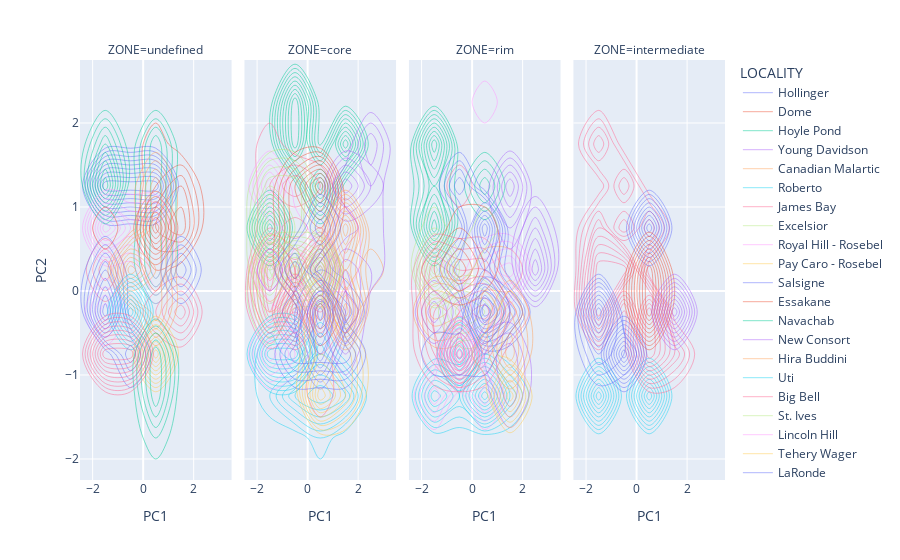

Notebook code cell kept with this figure:
### Code cell
fig = px.density_contour(pc_aggregated, x='PC1', y='PC2', color='LOCALITY', facet_col='ZONE', facet_col_wrap=4)
fig.show()
# mainly overlapping contours, or a small difference of core vs rim samples in terms of higher PC2 for core samples? 
# by clicking on each item of the legend, it is possible to show / hide contours from different localities

### Figure 1 — Plotly figure (JSON) as saved in the notebook; plotly's stock layout.template omitted (floating-point values rounded to 4 significant figures)
{"data": [{"contours": {"coloring": "none"}, "hovertemplate": "LOCALITY=Hollinger<br>ZONE=undefined<br>PC1=%{x}<br>PC2=%{y}<br>count=%{z}<extra></extra>", "legendgroup": "Hollinger", "line": {"color": "#636efa"}, "name": "Hollinger", "showlegend": true, "type": "histogram2dcontour", "x": [-0.1241, -1.353, 0.3634], "xaxis": "x", "xbingroup": "x", "y": [1.293, 1.419, 1.04], "yaxis": "y", "ybingroup": "y"}, {"contours": {"coloring": "none"}, "hovertemplate": "LOCALITY=Dome<br>ZONE=undefined<br>PC1=%{x}<br>PC2=%{y}<br>count=%{z}<extra></extra>", "legendgroup": "Dome", "line": {"color": "#EF553B"}, "name": "Dome", "showlegend": true, "type": "histogram2dcontour", "x": [1.206, 1.659, 1.939, 1.742, 0.5145, 0.7267, 0.7709, 0.03891, 1.001, 0.5052], "xaxis": "x", "xbingroup": "x", "y": [1.354, 0.9595, 0.8795, 1.095, 0.969, 1.572, 0.4027, 1.18, 0.799, 0.5313], "yaxis": "y", "ybingroup": "y"}, {"contours": {"coloring": "none"}, "hovertemplate": "LOCALITY=Hoyle Pond<br>ZONE=undefined<br>PC1=%{x}<br>PC2=%{y}<br>count=%{z}<extra></extra>", "legendgroup": "Hoyle Pond", "line": {"color": "#00cc96"}, "name": "Hoyle Pond", "showlegend": true, "type": "histogram2dcontour", "x": [0.1374, -1.396, -1.431, 0.6277, 0.674, 0.7861, -1.383], "xaxis": "x", "xbingroup": "x", "y": [1.41, 1.032, 1.388, 0.7811, 1.585, 0.4162, 1.776], "yaxis": "y", "ybingroup": "y"}, {"contours": {"coloring": "none"}, "hovertemplate": "LOCALITY=Hoyle Pond<br>ZONE=core<br>PC1=%{x}<br>PC2=%{y}<br>count=%{z}<extra></extra>", "legendgroup": "Hoyle Pond", "line": {"color": "#00cc96"}, "name": "Hoyle Pond", "showlegend": false, "type": "histogram2dcontour", "x": [-1.359, 0.5177, 1.286, -0.3062, -0.5283], "xaxis": "x2", "xbingroup": "x", "y": [0.7952, 1.485, 1.781, 1.994, 2.236], "yaxis": "y2", "ybingroup": "y"}, {"contours": {"coloring": "none"}, "hovertemplate": "LOCALITY=Hoyle Pond<br>ZONE=rim<br>PC1=%{x}<br>PC2=%{y}<br>count=%{z}<extra></extra>", "legendgroup": "Hoyle Pond", "line": {"color": "#00cc96"}, "name": "Hoyle Pond", "showlegend": false, "type": "histogram2dcontour", "x": [-1.453, -1.347, -1.343, 0.09926, -1.436, -1.43], "xaxis": "x3", "xbingroup": "x", "y": [0.8766, 0.8532, 1.518, 1.2, 1.185, 1.774], "yaxis": "y3", "ybingroup": "y"}, {"contours": {"coloring": "none"}, "hovertemplate": "LOCALITY=Young Davidson<br>ZONE=core<br>PC1=%{x}<br>PC2=%{y}<br>count=%{z}<extra></extra>", "legendgroup": "Young Davidson", "line": {"color": "#ab63fa"}, "name": "Young Davidson", "showlegend": true, "type": "histogram2dcontour", "x": [1.41, 1.221, 2.057, 1.297], "xaxis": "x2", "xbingroup": "x", "y": [1.137, 1.214, 1.07, 1.206], "yaxis": "y2", "ybingroup": "y"}, {"contours": {"coloring": "none"}, "hovertemplate": "LOCALITY=Young Davidson<br>ZONE=rim<br>PC1=%{x}<br>PC2=%{y}<br>count=%{z}<extra></extra>", "legendgroup": "Young Davidson", "line": {"color": "#ab63fa"}, "name": "Young Davidson", "showlegend": false, "type": "histogram2dcontour", "x": [1.848, 1.394, 1.467, 1.858], "xaxis": "x3", "xbingroup": "x", "y": [1.011, 1.229, 0.9936, 1.239], "yaxis": "y3", "ybingroup": "y"}, {"contours": {"coloring": "none"}, "hovertemplate": "LOCALITY=Canadian Malartic<br>ZONE=core<br>PC1=%{x}<br>PC2=%{y}<br>count=%{z}<extra></extra>", "legendgroup": "Canadian Malartic", "line": {"color": "#FFA15A"}, "name": "Canadian Malartic", "showlegend": true, "type": "histogram2dcontour", "x": [-1.47, -1.623, -0.4396, -1.218, -1.464, 1.519, 2.226], "xaxis": "x2", "xbingroup": "x", "y": [0.4701, 0.1471, 0.1477, 0.1686, -0.4117, -0.2692, 0.4526], "yaxis": "y2", "ybingroup": "y"}, {"contours": {"coloring": "none"}, "hovertemplate": "LOCALITY=Canadian Malartic<br>ZONE=rim<br>PC1=%{x}<br>PC2=%{y}<br>count=%{z}<extra></extra>", "legendgroup": "Canadian Malartic", "line": {"color": "#FFA15A"}, "name": "Canadian Malartic", "showlegend": false, "type": "histogram2dcontour", "x": [-0.8531, -1.542, -1.551, -1.515, -0.04607, 1.509, 0.759], "xaxis": "x3", "xbingroup": "x", "y": [-0.3871, -0.2427, -0.2656, -0.1835, -0.1942, 0.2185, 0.3084], "yaxis": "y3", "ybingroup": "y"}, {"contours": {"coloring": "none"}, "hovertemplate": "LOCALITY=Roberto<br>ZONE=core<br>PC1=%{x}<br>PC2=%{y}<br>count=%{z}<extra></extra>", "legendgroup": "Roberto", "line": {"color": "#19d3f3"}, "name": "Roberto", "showlegend": true, "type": "histogram2dcontour", "x": [-1.579, 0.5533, 0.2565, 1.095, 0.628, 1.188, 1.242, 0.7805, 0.5952, 0.1688, 0.9937, -0.7094, -0.6603, -0.3085, -1.694], "xaxis": "x2", "xbingroup": "x", "y": [-0.5964, -0.8028, -0.6511, -1.305, -1.085, -1.178, -1.171, -1.261, -1.039, -1.441, -1.652, -1.342, -1.245, -1.115, -1.163], "yaxis": "y2", "ybingroup": "y"}, {"contours": {"coloring": "none"}, "hovertemplate": "LOCALITY=Roberto<br>ZONE=rim<br>PC1=%{x}<br>PC2=%{y}<br>count=%{z}<extra></extra>", "legendgroup": "Roberto", "line": {"color": "#19d3f3"}, "name": "Roberto", "showlegend": false, "type": "histogram2dcontour", "x": [1.407, 0.6596, 0.5133, -0.3531, 0.7355, 0.8371, 1.041, 0.9776, 0.9973, 0.6857, -1.72, -1.648, -1.742, -0.1837, -1.723], "xaxis": "x3", "xbingroup": "x", "y": [-1.051, -1.049, -1.005, -1.089, -0.9679, -1.326, -1.152, -1.274, -1.256, -1.362, -1.366, -1.002, -1.209, -1.324, -1.114], "yaxis": "y3", "ybingroup": "y"}, {"contours": {"coloring": "none"}, "hovertemplate": "LOCALITY=Roberto<br>ZONE=intermediate<br>PC1=%{x}<br>PC2=%{y}<br>count=%{z}<extra></extra>", "legendgroup": "Roberto", "line": {"color": "#19d3f3"}, "name": "Roberto", "showlegend": false, "type": "histogram2dcontour", "x": [0.6703, -1.74], "xaxis": "x4", "xbingroup": "x", "y": [-1.215, -1.163], "yaxis": "y4", "ybingroup": "y"}, {"contours": {"coloring": "none"}, "hovertemplate": "LOCALITY=James Bay<br>ZONE=undefined<br>PC1=%{x}<br>PC2=%{y}<br>count=%{z}<extra></extra>", "legendgroup": "James Bay", "line": {"color": "#FF6692"}, "name": "James Bay", "showlegend": true, "type": "histogram2dcontour", "x": [1.22, 1.304, 0.8563, 1.01, -1.466, -1.457], "xaxis": "x", "xbingroup": "x", "y": [-0.2585, -0.2701, -0.2696, -0.4365, 0.2983, 0.02364], "yaxis": "y", "ybingroup": "y"}, {"contours": {"coloring": "none"}, "hovertemplate": "LOCALITY=James Bay<br>ZONE=core<br>PC1=%{x}<br>PC2=%{y}<br>count=%{z}<extra></extra>", "legendgroup": "James Bay", "line": {"color": "#FF6692"}, "name": "James Bay", "showlegend": false, "type": "histogram2dcontour", "x": [-1.567, -0.3486, -1.813, -0.2825, -1.334, -1.633, -0.6759, 0.63, -1.461, 0.1893, -1.599, 0.147, 1.232, 0.9026, -0.5872, 0.3638, -1.465, 0.1572, -1.662, -1.675, -1.638, 0.6202, -0.2439, 0.5711, -1.462, -1.462, 0.9401, 1.189, 0.3496, 0.6289, 0.5174], "xaxis": "x2", "xbingroup": "x", "y": [0.2812, 1.094, -0.1775, 0.423, 0.7558, -0.09534, 0.4081, -0.19, 1.224, 0.5909, 0.4396, 0.1273, 0.7833, 0.4969, 1.084, 0.3016, 1.631, 1.227, 0.1553, -0.02036, -0.2526, -0.593, -0.1615, -1.063, 0.3252, 0.3155, -0.4746, -0.471, 0.1431, 0.1773, 0.1594], "yaxis": "y2", "ybingroup": "y"}, {"contours": {"coloring": "none"}, "hovertemplate": "LOCALITY=James Bay<br>ZONE=rim<br>PC1=%{x}<br>PC2=%{y}<br>count=%{z}<extra></extra>", "legendgroup": "James Bay", "line": {"color": "#FF6692"}, "name": "James Bay", "showlegend": false, "type": "histogram2dcontour", "x": [-1.617, -0.9734, -0.6221, -1.689, -0.4646, -1.581, -0.2143, 0.5305, -0.8831, -0.7323, -1.585, -1.484, 0.9746, 1.222, 0.009691, -1.471, -0.6499, 0.02361, 0.1079, -0.242, -1.675, -0.7287, -0.02907, -1.513, 0.2126, 0.01613, 0.739, 1.043, -0.05699, 0.2769, -0.05091], "xaxis": "x3", "xbingroup": "x", "y": [-0.08743, -0.006774, -0.4476, -0.0975, -0.3513, -0.02527, -0.1383, -0.3849, 0.3201, 0.1686, 0.4028, 0.4315, 0.1996, -0.04344, -0.1275, 0.2676, 1.118, 0.1163, -0.5068, -0.6781, -0.886, -0.8757, -0.8994, -0.5172, -0.422, -0.4271, -0.3232, -0.1953, -0.6028, -0.5565, -0.601], "yaxis": "y3", "ybingroup": "y"}, {"contours": {"coloring": "none"}, "hovertemplate": "LOCALITY=James Bay<br>ZONE=intermediate<br>PC1=%{x}<br>PC2=%{y}<br>count=%{z}<extra></extra>", "legendgroup": "James Bay", "line": {"color": "#FF6692"}, "name": "James Bay", "showlegend": false, "type": "histogram2dcontour", "x": [-1.535, -0.6963, -1.604, -0.6195, -1.389, -1.483, -1.613, 0.261, 0.2284, -1.412, -0.08998, 0.2453, 1.326, 0.3637, 0.9445], "xaxis": "x4", "xbingroup": "x", "y": [-0.02964, 0.2439, 0.03351, 0.205, -0.2125, 0.1475, 0.7814, 0.6045, -0.01287, 1.524, 1.12, -0.8641, -0.6006, -0.971, -0.3498], "yaxis": "y4", "ybingroup": "y"}, {"contours": {"coloring": "none"}, "hovertemplate": "LOCALITY=Excelsior<br>ZONE=core<br>PC1=%{x}<br>PC2=%{y}<br>count=%{z}<extra></extra>", "legendgroup": "Excelsior", "line": {"color": "#B6E880"}, "name": "Excelsior", "showlegend": true, "type": "histogram2dcontour", "x": [-1.403, -0.3448, 0.4351, -0.6406, -1.438], "xaxis": "x2", "xbingroup": "x", "y": [-0.06694, 0.2601, 0.2465, 0.04321, 0.3828], "yaxis": "y2", "ybingroup": "y"}, {"contours": {"coloring": "none"}, "hovertemplate": "LOCALITY=Excelsior<br>ZONE=rim<br>PC1=%{x}<br>PC2=%{y}<br>count=%{z}<extra></extra>", "legendgroup": "Excelsior", "line": {"color": "#B6E880"}, "name": "Excelsior", "showlegend": false, "type": "histogram2dcontour", "x": [-0.6713, -0.1797, 0.4417, -0.1707, 0.2395], "xaxis": "x3", "xbingroup": "x", "y": [-0.08589, -0.04926, -0.3556, -0.1156, -0.1795], "yaxis": "y3", "ybingroup": "y"}, {"contours": {"coloring": "none"}, "hovertemplate": "LOCALITY=Royal Hill - Rosebel<br>ZONE=undefined<br>PC1=%{x}<br>PC2=%{y}<br>count=%{z}<extra></extra>", "legendgroup": "Royal Hill - Rosebel", "line": {"color": "#FF97FF"}, "name": "Royal Hill - Rosebel", "showlegend": true, "type": "histogram2dcontour", "x": [-1.462, -1.473, -1.669, -0.2953, 0.7177, 0.1808], "xaxis": "x", "xbingroup": "x", "y": [0.6135, 0.6472, -0.1835, 0.8131, 0.854, 0.06597], "yaxis": "y", "ybingroup": "y"}, {"contours": {"coloring": "none"}, "hovertemplate": "LOCALITY=Royal Hill - Rosebel<br>ZONE=core<br>PC1=%{x}<br>PC2=%{y}<br>count=%{z}<extra></extra>", "legendgroup": "Royal Hill - Rosebel", "line": {"color": "#FF97FF"}, "name": "Royal Hill - Rosebel", "showlegend": false, "type": "histogram2dcontour", "x": [1.384, 0.9437, 1.204, -0.473, -1.7, -1.59, -1.538, -1.427, -1.507, -0.009129], "xaxis": "x2", "xbingroup": "x", "y": [0.5895, 0.3881, 0.3457, 0.9838, 1.124, 1.223, 1.038, 0.4564, 0.04761, -0.02931], "yaxis": "y2", "ybingroup": "y"}, {"contours": {"coloring": "none"}, "hovertemplate": "LOCALITY=Royal Hill - Rosebel<br>ZONE=rim<br>PC1=%{x}<br>PC2=%{y}<br>count=%{z}<extra></extra>", "legendgroup": "Royal Hill - Rosebel", "line": {"color": "#FF97FF"}, "name": "Royal Hill - Rosebel", "showlegend": false, "type": "histogram2dcontour", "x": [1.433, 1.27, 1.147, 0.0383, -1.353, 0.3169, 0.01318, 0.07672, 0.03659, -0.1626], "xaxis": "x3", "xbingroup": "x", "y": [0.1482, 0.4331, 0.3617, 0.08871, 0.1601, 0.1142, -0.1026, 2.059, -0.127, -0.1018], "yaxis": "y3", "ybingroup": "y"}, {"contours": {"coloring": "none"}, "hovertemplate": "LOCALITY=Pay Caro - Rosebel<br>ZONE=undefined<br>PC1=%{x}<br>PC2=%{y}<br>count=%{z}<extra></extra>", "legendgroup": "Pay Caro - Rosebel", "line": {"color": "#FECB52"}, "name": "Pay Caro - Rosebel", "showlegend": true, "type": "histogram2dcontour", "x": [0.4241, 0.1685], "xaxis": "x", "xbingroup": "x", "y": [-0.9155, -0.616], "yaxis": "y", "ybingroup": "y"}, {"contours": {"coloring": "none"}, "hovertemplate": "LOCALITY=Salsigne<br>ZONE=undefined<br>PC1=%{x}<br>PC2=%{y}<br>count=%{z}<extra></extra>", "legendgroup": "Salsigne", "line": {"color": "#636efa"}, "name": "Salsigne", "showlegend": true, "type": "histogram2dcontour", "x": [-1.77, -1.701, -1.667, -0.2015, 1.893], "xaxis": "x", "xbingroup": "x", "y": [-0.3013, 0.07268, -0.1126, -0.6959, 0.1168], "yaxis": "y", "ybingroup": "y"}, {"contours": {"coloring": "none"}, "hovertemplate": "LOCALITY=Salsigne<br>ZONE=core<br>PC1=%{x}<br>PC2=%{y}<br>count=%{z}<extra></extra>", "legendgroup": "Salsigne", "line": {"color": "#636efa"}, "name": "Salsigne", "showlegend": false, "type": "histogram2dcontour", "x": [0.3797, 0.3807, 0.754, 0.3743, -0.6025, 0.4843, 0.2015, 0.06625, 1.068, 1.038], "xaxis": "x2", "xbingroup": "x", "y": [-0.6153, -0.2268, -0.5146, -0.1597, -0.1995, -0.4236, 0.004779, -0.8411, -0.4571, -0.255], "yaxis": "y2", "ybingroup": "y"}, {"contours": {"coloring": "none"}, "hovertemplate": "LOCALITY=Salsigne<br>ZONE=rim<br>PC1=%{x}<br>PC2=%{y}<br>count=%{z}<extra></extra>", "legendgroup": "Salsigne", "line": {"color": "#636efa"}, "name": "Salsigne", "showlegend": false, "type": "histogram2dcontour", "x": [1.047, 0.6291, 0.2852, 0.3631, -0.2046, -0.01885, 0.9362, 0.5644], "xaxis": "x3", "xbingroup": "x", "y": [-0.3054, 0.9984, 0.3531, -0.1904, 1.362, 0.4079, -0.393, 0.5552], "yaxis": "y3", "ybingroup": "y"}, {"contours": {"coloring": "none"}, "hovertemplate": "LOCALITY=Salsigne<br>ZONE=intermediate<br>PC1=%{x}<br>PC2=%{y}<br>count=%{z}<extra></extra>", "legendgroup": "Salsigne", "line": {"color": "#636efa"}, "name": "Salsigne", "showlegend": false, "type": "histogram2dcontour", "x": [-0.61, 0.05128], "xaxis": "x4", "xbingroup": "x", "y": [-0.7121, 0.7189], "yaxis": "y4", "ybingroup": "y"}, {"contours": {"coloring": "none"}, "hovertemplate": "LOCALITY=Essakane<br>ZONE=undefined<br>PC1=%{x}<br>PC2=%{y}<br>count=%{z}<extra></extra>", "legendgroup": "Essakane", "line": {"color": "#EF553B"}, "name": "Essakane", "showlegend": true, "type": "histogram2dcontour", "x": [0.0471, 0.4728, -1.566, 0.6744, 0.4176], "xaxis": "x", "xbingroup": "x", "y": [0.699, 0.545, 0.5171, 0.6228, 0.8482], "yaxis": "y", "ybingroup": "y"}, {"contours": {"coloring": "none"}, "hovertemplate": "LOCALITY=Essakane<br>ZONE=core<br>PC1=%{x}<br>PC2=%{y}<br>count=%{z}<extra></extra>", "legendgroup": "Essakane", "line": {"color": "#EF553B"}, "name": "Essakane", "showlegend": false, "type": "histogram2dcontour", "x": [-0.7079, 0.5014, 0.357, -0.3151, 0.3833, 0.2683, -0.7529], "xaxis": "x2", "xbingroup": "x", "y": [0.03041, 1.121, 1.386, 0.8959, -0.2203, 0.7135, 1.106], "yaxis": "y2", "ybingroup": "y"}, {"contours": {"coloring": "none"}, "hovertemplate": "LOCALITY=Essakane<br>ZONE=rim<br>PC1=%{x}<br>PC2=%{y}<br>count=%{z}<extra></extra>", "legendgroup": "Essakane", "line": {"color": "#EF553B"}, "name": "Essakane", "showlegend": false, "type": "histogram2dcontour", "x": [-0.813, -1.608, 0.4506, -0.1267, -0.1244, 0.2457, -0.2225], "xaxis": "x3", "xbingroup": "x", "y": [0.2295, 0.4082, 0.3567, 0.2657, 0.5177, 0.503, 0.3534], "yaxis": "y3", "ybingroup": "y"}, {"contours": {"coloring": "none"}, "hovertemplate": "LOCALITY=Essakane<br>ZONE=intermediate<br>PC1=%{x}<br>PC2=%{y}<br>count=%{z}<extra></extra>", "legendgroup": "Essakane", "line": {"color": "#EF553B"}, "name": "Essakane", "showlegend": false, "type": "histogram2dcontour", "x": [0.5681, 0.2812], "xaxis": "x4", "xbingroup": "x", "y": [0.08276, -0.2428], "yaxis": "y4", "ybingroup": "y"}, {"contours": {"coloring": "none"}, "hovertemplate": "LOCALITY=Navachab<br>ZONE=undefined<br>PC1=%{x}<br>PC2=%{y}<br>count=%{z}<extra></extra>", "legendgroup": "Navachab", "line": {"color": "#00cc96"}, "name": "Navachab", "showlegend": true, "type": "histogram2dcontour", "x": [0.357, 0.2257, 0.005461, 0.445, 0.03182, 0.1623, 0.349], "xaxis": "x", "xbingroup": "x", "y": [-0.792, -1.387, -0.8392, -1.812, -0.8828, -1.163, -1.319], "yaxis": "y", "ybingroup": "y"}, {"contours": {"coloring": "none"}, "hovertemplate": "LOCALITY=New Consort<br>ZONE=core<br>PC1=%{x}<br>PC2=%{y}<br>count=%{z}<extra></extra>", "legendgroup": "New Consort", "line": {"color": "#ab63fa"}, "name": "New Consort", "showlegend": true, "type": "histogram2dcontour", "x": [1.089, 1.159, 1.31, 1.138, 2.283, 1.034, 2.407, 2.435, 2.39, 2.703, 1.879, 1.169, -1.519], "xaxis": "x2", "xbingroup": "x", "y": [-0.5719, 0.3357, -0.3468, -0.1388, 0.4103, 1.367, 1.22, 1.594, 1.882, 0.7828, 0.009417, -0.003997, 0.1234], "yaxis": "y2", "ybingroup": "y"}, {"contours": {"coloring": "none"}, "hovertemplate": "LOCALITY=New Consort<br>ZONE=rim<br>PC1=%{x}<br>PC2=%{y}<br>count=%{z}<extra></extra>", "legendgroup": "New Consort", "line": {"color": "#ab63fa"}, "name": "New Consort", "showlegend": false, "type": "histogram2dcontour", "x": [1.423, 1.65, 1.039, 1.543, 2.245, 2.149, 2.263, 2.266, 2.63, 2.46, -1.463, 0.2407, -1.516], "xaxis": "x3", "xbingroup": "x", "y": [-1.106, -0.9761, -0.9562, -1.157, 0.3942, 0.4304, 0.5169, 0.419, 0.6116, 0.392, -0.266, -0.668, -0.2131], "yaxis": "y3", "ybingroup": "y"}, {"contours": {"coloring": "none"}, "hovertemplate": "LOCALITY=New Consort<br>ZONE=intermediate<br>PC1=%{x}<br>PC2=%{y}<br>count=%{z}<extra></extra>", "legendgroup": "New Consort", "line": {"color": "#ab63fa"}, "name": "New Consort", "showlegend": false, "type": "histogram2dcontour", "x": [1.172], "xaxis": "x4", "xbingroup": "x", "y": [-0.0187], "yaxis": "y4", "ybingroup": "y"}, {"contours": {"coloring": "none"}, "hovertemplate": "LOCALITY=Hira Buddini<br>ZONE=undefined<br>PC1=%{x}<br>PC2=%{y}<br>count=%{z}<extra></extra>", "legendgroup": "Hira Buddini", "line": {"color": "#FFA15A"}, "name": "Hira Buddini", "showlegend": true, "type": "histogram2dcontour", "x": [0.2841, 0.1271, 0.9569, 0.9863, -0.0196, -0.1613], "xaxis": "x", "xbingroup": "x", "y": [0.2187, -0.1559, 1.224, 0.5725, 0.1187, 0.4328], "yaxis": "y", "ybingroup": "y"}, {"contours": {"coloring": "none"}, "hovertemplate": "LOCALITY=Hira Buddini<br>ZONE=core<br>PC1=%{x}<br>PC2=%{y}<br>count=%{z}<extra></extra>", "legendgroup": "Hira Buddini", "line": {"color": "#FFA15A"}, "name": "Hira Buddini", "showlegend": false, "type": "histogram2dcontour", "x": [1.612, 1.615, 1.592, 1.526, 1.37], "xaxis": "x2", "xbingroup": "x", "y": [-0.4219, 0.6111, 0.384, -0.2038, 0.5818], "yaxis": "y2", "ybingroup": "y"}, {"contours": {"coloring": "none"}, "hovertemplate": "LOCALITY=Hira Buddini<br>ZONE=rim<br>PC1=%{x}<br>PC2=%{y}<br>count=%{z}<extra></extra>", "legendgroup": "Hira Buddini", "line": {"color": "#FFA15A"}, "name": "Hira Buddini", "showlegend": false, "type": "histogram2dcontour", "x": [1.427, 1.577, 1.573, 1.556, 1.517], "xaxis": "x3", "xbingroup": "x", "y": [-0.1819, -0.1511, -0.8267, -0.5817, -0.6921], "yaxis": "y3", "ybingroup": "y"}, {"contours": {"coloring": "none"}, "hovertemplate": "LOCALITY=Uti<br>ZONE=undefined<br>PC1=%{x}<br>PC2=%{y}<br>count=%{z}<extra></extra>", "legendgroup": "Uti", "line": {"color": "#19d3f3"}, "name": "Uti", "showlegend": true, "type": "histogram2dcontour", "x": [-0.1624], "xaxis": "x", "xbingroup": "x", "y": [-0.267], "yaxis": "y", "ybingroup": "y"}, {"contours": {"coloring": "none"}, "hovertemplate": "LOCALITY=Uti<br>ZONE=core<br>PC1=%{x}<br>PC2=%{y}<br>count=%{z}<extra></extra>", "legendgroup": "Uti", "line": {"color": "#19d3f3"}, "name": "Uti", "showlegend": false, "type": "histogram2dcontour", "x": [-0.4325, -1.626, -0.484, -1.667], "xaxis": "x2", "xbingroup": "x", "y": [-0.7446, -0.597, -0.9316, -0.7082], "yaxis": "y2", "ybingroup": "y"}, {"contours": {"coloring": "none"}, "hovertemplate": "LOCALITY=Uti<br>ZONE=rim<br>PC1=%{x}<br>PC2=%{y}<br>count=%{z}<extra></extra>", "legendgroup": "Uti", "line": {"color": "#19d3f3"}, "name": "Uti", "showlegend": false, "type": "histogram2dcontour", "x": [-0.647, -0.4134, -0.9125, -0.503], "xaxis": "x3", "xbingroup": "x", "y": [-0.9491, -0.9249, -0.9395, -0.8629], "yaxis": "y3", "ybingroup": "y"}, {"contours": {"coloring": "none"}, "hovertemplate": "LOCALITY=Big Bell<br>ZONE=undefined<br>PC1=%{x}<br>PC2=%{y}<br>count=%{z}<extra></extra>", "legendgroup": "Big Bell", "line": {"color": "#FF6692"}, "name": "Big Bell", "showlegend": true, "type": "histogram2dcontour", "x": [-0.9261, -0.644, -1.573, -1.629], "xaxis": "x", "xbingroup": "x", "y": [-0.713, -0.705, -0.6541, -0.6787], "yaxis": "y", "ybingroup": "y"}, {"contours": {"coloring": "none"}, "hovertemplate": "LOCALITY=Big Bell<br>ZONE=core<br>PC1=%{x}<br>PC2=%{y}<br>count=%{z}<extra></extra>", "legendgroup": "Big Bell", "line": {"color": "#FF6692"}, "name": "Big Bell", "showlegend": false, "type": "histogram2dcontour", "x": [-0.3468], "xaxis": "x2", "xbingroup": "x", "y": [-0.3079], "yaxis": "y2", "ybingroup": "y"}, {"contours": {"coloring": "none"}, "hovertemplate": "LOCALITY=Big Bell<br>ZONE=rim<br>PC1=%{x}<br>PC2=%{y}<br>count=%{z}<extra></extra>", "legendgroup": "Big Bell", "line": {"color": "#FF6692"}, "name": "Big Bell", "showlegend": false, "type": "histogram2dcontour", "x": [-0.3355], "xaxis": "x3", "xbingroup": "x", "y": [-0.8126], "yaxis": "y3", "ybingroup": "y"}, {"contours": {"coloring": "none"}, "hovertemplate": "LOCALITY=St. Ives<br>ZONE=core<br>PC1=%{x}<br>PC2=%{y}<br>count=%{z}<extra></extra>", "legendgroup": "St. Ives", "line": {"color": "#B6E880"}, "name": "St. Ives", "showlegend": true, "type": "histogram2dcontour", "x": [0.7338, -1.32, -0.1302, -1.298, -0.2189, -1.466, -1.404, 0.2436], "xaxis": "x2", "xbingroup": "x", "y": [0.1038, 0.3938, 1.157, 1.171, 0.576, 0.5627, 0.8805, 0.4283], "yaxis": "y2", "ybingroup": "y"}, {"contours": {"coloring": "none"}, "hovertemplate": "LOCALITY=St. Ives<br>ZONE=rim<br>PC1=%{x}<br>PC2=%{y}<br>count=%{z}<extra></extra>", "legendgroup": "St. Ives", "line": {"color": "#B6E880"}, "name": "St. Ives", "showlegend": false, "type": "histogram2dcontour", "x": [-1.394, -1.346, -1.298, 0.5998, -1.274, -0.2175, -1.326, -1.39], "xaxis": "x3", "xbingroup": "x", "y": [0.3198, 0.3897, 0.3392, 0.525, 0.7232, 0.1083, 0.4809, 0.2122], "yaxis": "y3", "ybingroup": "y"}, {"contours": {"coloring": "none"}, "hovertemplate": "LOCALITY=Lincoln Hill<br>ZONE=core<br>PC1=%{x}<br>PC2=%{y}<br>count=%{z}<extra></extra>", "legendgroup": "Lincoln Hill", "line": {"color": "#FF97FF"}, "name": "Lincoln Hill", "showlegend": true, "type": "histogram2dcontour", "x": [-1.703, -0.08584, -1.637, -1.697], "xaxis": "x2", "xbingroup": "x", "y": [-0.7578, -0.9207, -0.8861, -0.5647], "yaxis": "y2", "ybingroup": "y"}, {"contours": {"coloring": "none"}, "hovertemplate": "LOCALITY=Lincoln Hill<br>ZONE=rim<br>PC1=%{x}<br>PC2=%{y}<br>count=%{z}<extra></extra>", "legendgroup": "Lincoln Hill", "line": {"color": "#FF97FF"}, "name": "Lincoln Hill", "showlegend": false, "type": "histogram2dcontour", "x": [-0.3231, -0.415, -1.717, 0.02417], "xaxis": "x3", "xbingroup": "x", "y": [-0.6038, -0.7351, -1.178, -1.284], "yaxis": "y3", "ybingroup": "y"}, {"contours": {"coloring": "none"}, "hovertemplate": "LOCALITY=Tehery Wager<br>ZONE=core<br>PC1=%{x}<br>PC2=%{y}<br>count=%{z}<extra></extra>", "legendgroup": "Tehery Wager", "line": {"color": "#FECB52"}, "name": "Tehery Wager", "showlegend": true, "type": "histogram2dcontour", "x": [0.9546, 0.5821, 0.7875, 0.6606, 1.161, 1.31], "xaxis": "x2", "xbingroup": "x", "y": [-0.215, -1.002, -0.7735, -1.105, -1.14, -0.6694], "yaxis": "y2", "ybingroup": "y"}, {"contours": {"coloring": "none"}, "hovertemplate": "LOCALITY=Tehery Wager<br>ZONE=rim<br>PC1=%{x}<br>PC2=%{y}<br>count=%{z}<extra></extra>", "legendgroup": "Tehery Wager", "line": {"color": "#FECB52"}, "name": "Tehery Wager", "showlegend": false, "type": "histogram2dcontour", "x": [1.188, 1.249, 1.248, 0.9584, 1.056, 1.296], "xaxis": "x3", "xbingroup": "x", "y": [-0.3166, -1.207, -1.123, -0.9439, -1.195, -1.201], "yaxis": "y3", "ybingroup": "y"}, {"contours": {"coloring": "none"}, "hovertemplate": "LOCALITY=LaRonde<br>ZONE=core<br>PC1=%{x}<br>PC2=%{y}<br>count=%{z}<extra></extra>", "legendgroup": "LaRonde", "line": {"color": "#636efa"}, "name": "LaRonde", "showlegend": true, "type": "histogram2dcontour", "x": [-0.234, 0.9818, 0.0562, 0.07286, -0.256, 0.8368, 1.073], "xaxis": "x2", "xbingroup": "x", "y": [0.3037, -0.383, 0.5355, -0.4152, -0.5181, -0.522, -0.5581], "yaxis": "y2", "ybingroup": "y"}, {"contours": {"coloring": "none"}, "hovertemplate": "LOCALITY=LaRonde<br>ZONE=rim<br>PC1=%{x}<br>PC2=%{y}<br>count=%{z}<extra></extra>", "legendgroup": "LaRonde", "line": {"color": "#636efa"}, "name": "LaRonde", "showlegend": false, "type": "histogram2dcontour", "x": [0.8525, 0.865, 0.3835, -1.308, -0.277, 0.06104, 1.154], "xaxis": "x3", "xbingroup": "x", "y": [-0.4441, -0.6112, -0.498, -0.7679, -0.5925, -0.4051, -0.3962], "yaxis": "y3", "ybingroup": "y"}, {"contours": {"coloring": "none"}, "hovertemplate": "LOCALITY=LaRonde<br>ZONE=intermediate<br>PC1=%{x}<br>PC2=%{y}<br>count=%{z}<extra></extra>", "legendgroup": "LaRonde", "line": {"color": "#636efa"}, "name": "LaRonde", "showlegend": false, "type": "histogram2dcontour", "x": [-1.5, -0.4359, -1.64, -1.699, -1.452, -1.471, -1.598, -1.723], "xaxis": "x4", "xbingroup": "x", "y": [-0.6188, -0.9313, -0.3981, -0.3164, -0.1135, -0.3085, -0.5001, -0.4213], "yaxis": "y4", "ybingroup": "y"}], "layout": {"annotations": [{"font": {}, "showarrow": false, "text": "ZONE=undefined", "x": 0.1175, "xanchor": "center", "xref": "paper", "y": 1, "yanchor": "bottom", "yref": "paper"}, {"font": {}, "showarrow": false, "text": "ZONE=core", "x": 0.3725, "xanchor": "center", "xref": "paper", "y": 1, "yanchor": "bottom", "yref": "paper"}, {"font": {}, "showarrow": false, "text": "ZONE=rim", "x": 0.6275, "xanchor": "center", "xref": "paper", "y": 1, "yanchor": "bottom", "yref": "paper"}, {"font": {}, "showarrow": false, "text": "ZONE=intermediate", "x": 0.8825, "xanchor": "center", "xref": "paper", "y": 1, "yanchor": "bottom", "yref": "paper"}], "legend": {"title": {"text": "LOCALITY"}, "tracegroupgap": 0}, "margin": {"t": 60}, "xaxis": {"anchor": "y", "domain": [0, 0.235], "title": {"text": "PC1"}}, "xaxis2": {"anchor": "y2", "domain": [0.255, 0.49], "matches": "x", "title": {"text": "PC1"}}, "xaxis3": {"anchor": "y3", "domain": [0.51, 0.745], "matches": "x", "title": {"text": "PC1"}}, "xaxis4": {"anchor": "y4", "domain": [0.765, 1.0], "matches": "x", "title": {"text": "PC1"}}, "yaxis": {"anchor": "x", "domain": [0, 1], "title": {"text": "PC2"}}, "yaxis2": {"anchor": "x2", "domain": [0, 1], "matches": "y", "showticklabels": false}, "yaxis3": {"anchor": "x3", "domain": [0, 1], "matches": "y", "showticklabels": false}, "yaxis4": {"anchor": "x4", "domain": [0, 1], "matches": "y", "showticklabels": false}}}
